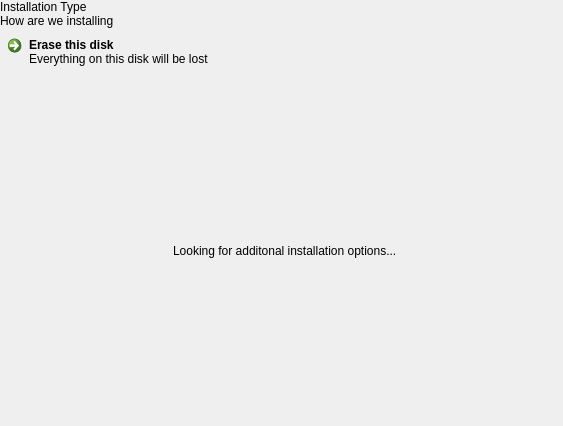
<?xml version="1.0" encoding="UTF-8"?>
<ui version="4.0">
 <class>DiskTypePage</class>
 <widget class="QWidget" name="DiskTypePage">
  <property name="geometry">
   <rect>
    <x>0</x>
    <y>0</y>
    <width>563</width>
    <height>426</height>
   </rect>
  </property>
  <property name="windowTitle">
   <string>Form</string>
  </property>
  <layout class="QVBoxLayout" name="verticalLayout">
   <property name="spacing">
    <number>0</number>
   </property>
   <property name="leftMargin">
    <number>0</number>
   </property>
   <property name="topMargin">
    <number>0</number>
   </property>
   <property name="rightMargin">
    <number>0</number>
   </property>
   <property name="bottomMargin">
    <number>0</number>
   </property>
   <item>
    <widget class="tTitleLabel" name="titleLabel">
     <property name="text">
      <string>Installation Type</string>
     </property>
    </widget>
   </item>
   <item>
    <widget class="QLabel" name="descriptionLabel">
     <property name="text">
      <string notr="true">How are we installing</string>
     </property>
     <property name="margin">
      <number>9</number>
     </property>
    </widget>
   </item>
   <item>
    <widget class="QCommandLinkButton" name="eraseDiskButton">
     <property name="text">
      <string>Erase this disk</string>
     </property>
     <property name="description">
      <string>Everything on this disk will be lost</string>
     </property>
    </widget>
   </item>
   <item>
    <widget class="QStackedWidget" name="stackedWidget">
     <widget class="QWidget" name="processingPage">
      <layout class="QGridLayout" name="gridLayout">
       <item row="0" column="1">
        <spacer name="verticalSpacer">
         <property name="orientation">
          <enum>Qt::Vertical</enum>
         </property>
         <property name="sizeHint" stdset="0">
          <size>
           <width>20</width>
           <height>127</height>
          </size>
         </property>
        </spacer>
       </item>
       <item row="1" column="0">
        <spacer name="horizontalSpacer">
         <property name="orientation">
          <enum>Qt::Horizontal</enum>
         </property>
         <property name="sizeHint" stdset="0">
          <size>
           <width>119</width>
           <height>20</height>
          </size>
         </property>
        </spacer>
       </item>
       <item row="1" column="1">
        <widget class="QWidget" name="widget" native="true">
         <layout class="QHBoxLayout" name="horizontalLayout">
          <item>
           <widget class="tCircularSpinner" name="widget_2" native="true"/>
          </item>
          <item>
           <widget class="QLabel" name="label">
            <property name="text">
             <string>Looking for additonal installation options...</string>
            </property>
           </widget>
          </item>
         </layout>
        </widget>
       </item>
       <item row="1" column="2">
        <spacer name="horizontalSpacer_2">
         <property name="orientation">
          <enum>Qt::Horizontal</enum>
         </property>
         <property name="sizeHint" stdset="0">
          <size>
           <width>118</width>
           <height>20</height>
          </size>
         </property>
        </spacer>
       </item>
       <item row="2" column="1">
        <spacer name="verticalSpacer_2">
         <property name="orientation">
          <enum>Qt::Vertical</enum>
         </property>
         <property name="sizeHint" stdset="0">
          <size>
           <width>20</width>
           <height>126</height>
          </size>
         </property>
        </spacer>
       </item>
      </layout>
     </widget>
     <widget class="QWidget" name="typesPage">
      <layout class="QVBoxLayout" name="verticalLayout_4">
       <property name="spacing">
        <number>0</number>
       </property>
       <property name="leftMargin">
        <number>0</number>
       </property>
       <property name="topMargin">
        <number>0</number>
       </property>
       <property name="rightMargin">
        <number>0</number>
       </property>
       <property name="bottomMargin">
        <number>0</number>
       </property>
       <item>
        <layout class="QVBoxLayout" name="typesLayout"/>
       </item>
       <item>
        <spacer name="verticalSpacer_3">
         <property name="orientation">
          <enum>Qt::Vertical</enum>
         </property>
         <property name="sizeHint" stdset="0">
          <size>
           <width>20</width>
           <height>319</height>
          </size>
         </property>
        </spacer>
       </item>
      </layout>
     </widget>
    </widget>
   </item>
  </layout>
 </widget>
 <customwidgets>
  <customwidget>
   <class>tTitleLabel</class>
   <extends>QLabel</extends>
   <header location="global">ttitlelabel.h</header>
   <slots>
    <signal>backButtonClicked()</signal>
   </slots>
  </customwidget>
  <customwidget>
   <class>tCircularSpinner</class>
   <extends>QWidget</extends>
   <header location="global">tcircularspinner.h</header>
   <container>1</container>
  </customwidget>
 </customwidgets>
 <resources/>
 <connections/>
</ui>
